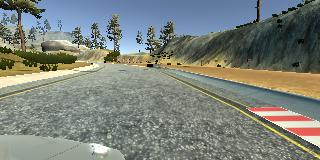
#> input picture examples/right_1.jpg, 320 x 160 px, found by its file name
$ python image_util.py
#> lines starting #> are read from the running program, lines starting #| are printed output that depends on the picture
import sys
import glob
import csv
import cv2
import numpy as np
import sklearn


#dataFolder = "MyTestData"
#dataFolder = "NewTestData"
#dataFolder = "01_01_2017_TestData"
dataFolder = "data"
offset = 0.2


# [115 lines left out: functions read_images_info_from_csv, generte_images, Augment_Images, Test, not called in this run]

if __name__ == "__main__":
    '''
    To test the functions
    '''
    try:
        #Test()
        right_image_path = "H:\\SelfDrivingCar\\CarND-Behavioral-Cloning-P3\\examples\\right_1.jpg"
        original = cv2.imread(right_image_path)
#> original is the input picture: shape (160, 320, 3); mean B, G, R 122.9, 130.3, 124.6
        flipped = cv2.flip(original, 1)
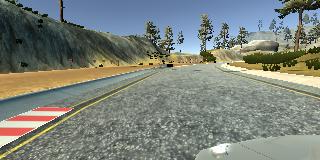
#> flipped: shape (160, 320, 3); mean B, G, R 122.9, 130.3, 124.6
        cv2.imwrite("flip_right_1.jpg", flipped)
    except:
        print("Exception info: ",  sys.exc_info()[0])

    print("end of file")

$ run again, with examples/center_right.jpg copied over examples/right_1.jpg
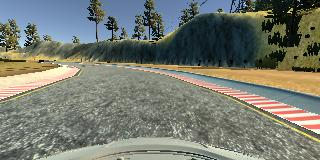
#> input picture examples/center_right.jpg, 320 x 160 px, found by its file name
#> original is the input picture: shape (160, 320, 3); mean B, G, R 111.9, 122.2, 118.5
#> `flipped = cv2.flip(original, 1)`:
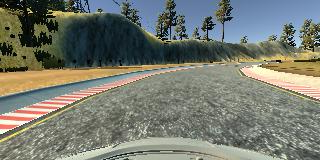
#> flipped: shape (160, 320, 3); mean B, G, R 111.9, 122.2, 118.5

$ run again, with examples/inImage1.png saved as examples/right_1.jpg
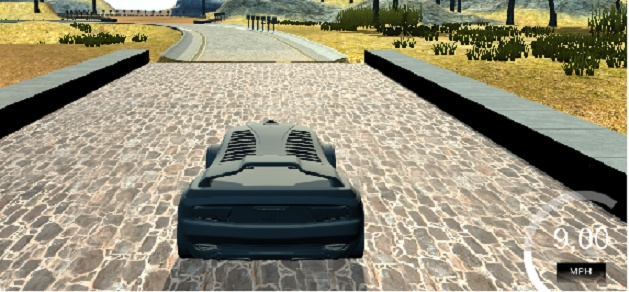
#> input picture examples/inImage1.png, 629 x 292 px, found by its file name
#> original is the input picture: shape (292, 629, 3); mean B, G, R 119.9, 142.3, 148.3
#> `flipped = cv2.flip(original, 1)`:
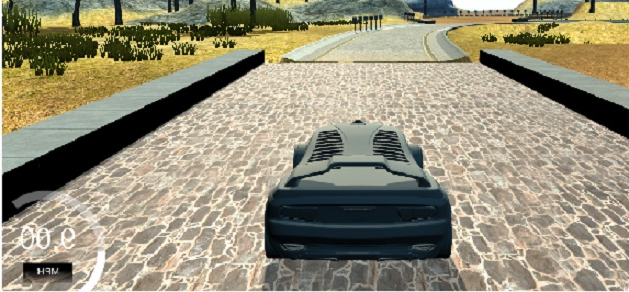
#> flipped: shape (292, 629, 3); mean B, G, R 119.9, 142.3, 148.3

$ run again, with examples/inImage2.png saved as examples/right_1.jpg
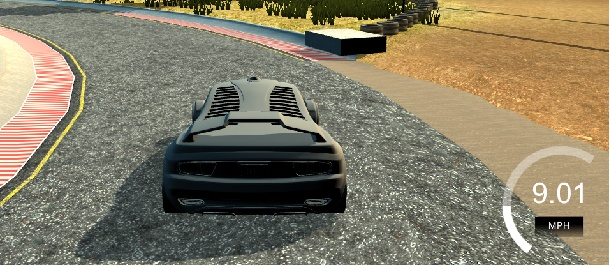
#> input picture examples/inImage2.png, 610 x 266 px, found by its file name
#> original is the input picture: shape (266, 610, 3); mean B, G, R 101.3, 123.1, 131.2
#> `flipped = cv2.flip(original, 1)`:
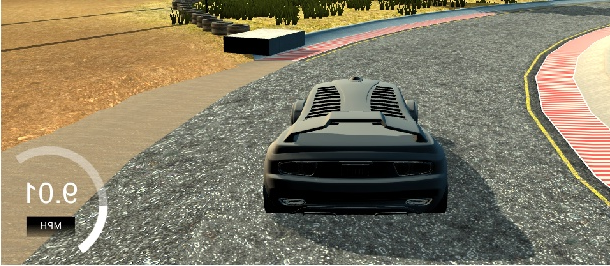
#> flipped: shape (266, 610, 3); mean B, G, R 101.3, 123.1, 131.2
